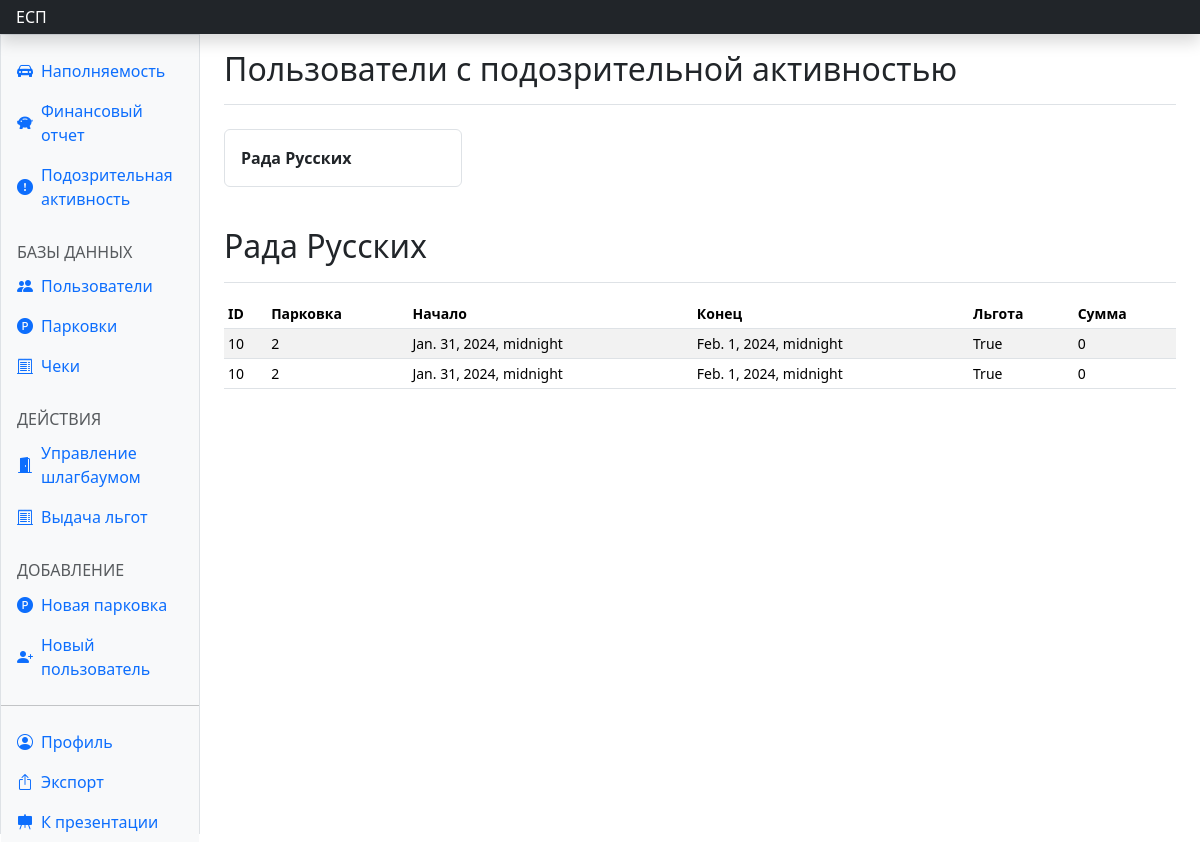
The page /dash_corr/ (signed in) on the database its author committed.
### parkingapp/models.py (models this page shows, shortened)
class User(AbstractUser):
    card_num = models.PositiveBigIntegerField(default=0000)
    username = models.CharField(max_length=20, unique=True)
    phone_number = models.CharField(max_length=16, default=" ", unique=True)
    park_id = models.IntegerField(default=0)
    car_num = models.CharField(max_length=12, default='', unique=True)
    user_control = models.BooleanField(default=False)
    parking_control = models.BooleanField(default=False)
    barrier_control = models.BooleanField(default=False)
    coupon_control = models.BooleanField(default=False)
    admin_view = models.BooleanField(default=False)
    parking_lot_view = models.BooleanField(default=False)

class Reciept(models.Model):
    parking_id = models.IntegerField(default=0)
    user_id = models.IntegerField(default=0)
    start_time = models.DateTimeField(default=datetime(2, 1, 1, 0, 0, 0, tzinfo=None))
    final_start_time = models.DateTimeField(default=datetime(2, 1, 1, 0, 0, 0, tzinfo=None))
    finish_time = models.DateTimeField(default=datetime(2, 1, 1, 0, 0, 0, tzinfo=None))
    final_price = models.BigIntegerField(default=-1)
    benefit = models.BooleanField(default=False)
    price_per_hour = models.IntegerField(default=-1)

### parkingapp/views.py (the view)
# urls.py: path('dash_corr/', views.dash_corr, name='dash_corr'),
@login_required(redirect_field_name=None)
def dash_corr(request):
    if not request.user.admin_view:
        return redirect(reverse('parkingapp:dont_have_access'))
    users = User.objects.all()
    corr_users = []
    corr_reciepts = []
    for user in users:
        user_reciepts = Reciept.objects.filter(user_id=user.pk)
        counter = 0
        for rec in user_reciepts:
            delta_hz = (rec.finish_time-rec.start_time)
            delta = delta_hz.days * 24 + delta_hz.seconds / 3600
            if rec.benefit and delta > 6:
                counter += 1
                corr_reciepts.append(rec)
                if counter >= 2:
                    corr_users.append(user)
                    corr_reciepts.append(rec)
                else:
                    del corr_reciepts[-1]
    context = {
        'corr_users': corr_users,
        'corr_reciepts': corr_reciepts
    }
    return render(request, 'dash_corr.html', context)

### parkingapp/templates/dash_corr.html
{% extends 'dash_base.html' %}
{% block corract %}active{% endblock %}
{% block content %}
<main class="col-md-9 ms-sm-auto col-lg-10 px-md-4">
  <div class="d-flex justify-content-between flex-wrap flex-md-nowrap align-items-center pt-3 pb-2 mb-3 border-bottom">
    <h1 class="h2">Пользователи с подозрительной активностью</h1>
  </div>
  <dl class="row g-3 p-2 text-start row-cols-md-2 row-cols-lg-3 row-cols-xl-4 row-cols-xxl-6">
    {% for user in corr_users %}
    <div class="rounded-2 border p-3 col">
      <dt class="m-0">{{ user.username }}</dt>
    </div>
    {% endfor %}
  </dl>
{% for user in corr_users %}
  <div class="d-flex justify-content-between flex-wrap flex-md-nowrap align-items-center pt-3 pb-2 mb-3 border-bottom">
    <h1 class="h2">{{ user.username }}</h1>
  </div>
  <div class="table-responsive small">
    <table class="table table-striped table-sm">
      <thead>
        <tr>
          <th scope="col">ID</th>
          <th scope="col">Парковка</th>
          <th scope="col">Начало</th>
          <th scope="col">Конец</th>
          <th scope="col">Льгота</th>
          <th scope="col">Сумма</th>
        </tr>
      </thead>
      <tbody class="align-middle">
        {% for rec in corr_reciepts %}
        <tr>
          <td>{{ rec.pk }}</td>
          <td>{{ rec.parking_id }}</td>
          <td>{{ rec.start_time }}</td>
          <td>{{ rec.finish_time }}</td>
          <td>{{ rec.benefit }}</td>
          <td>{{ rec.final_price }}</td>
        </tr>
        {% endfor %}
      </tbody>
    </table>
  </div>
{% endfor %}
</main>
{% endblock %}

### rows shown on the page
User: username "Рада Русских"
Reciept: pk "10", parking_id "2", start_time "Jan. 31, 2024, midnight", finish_time "Feb. 1, 2024, midnight", benefit "True", final_price "0"
